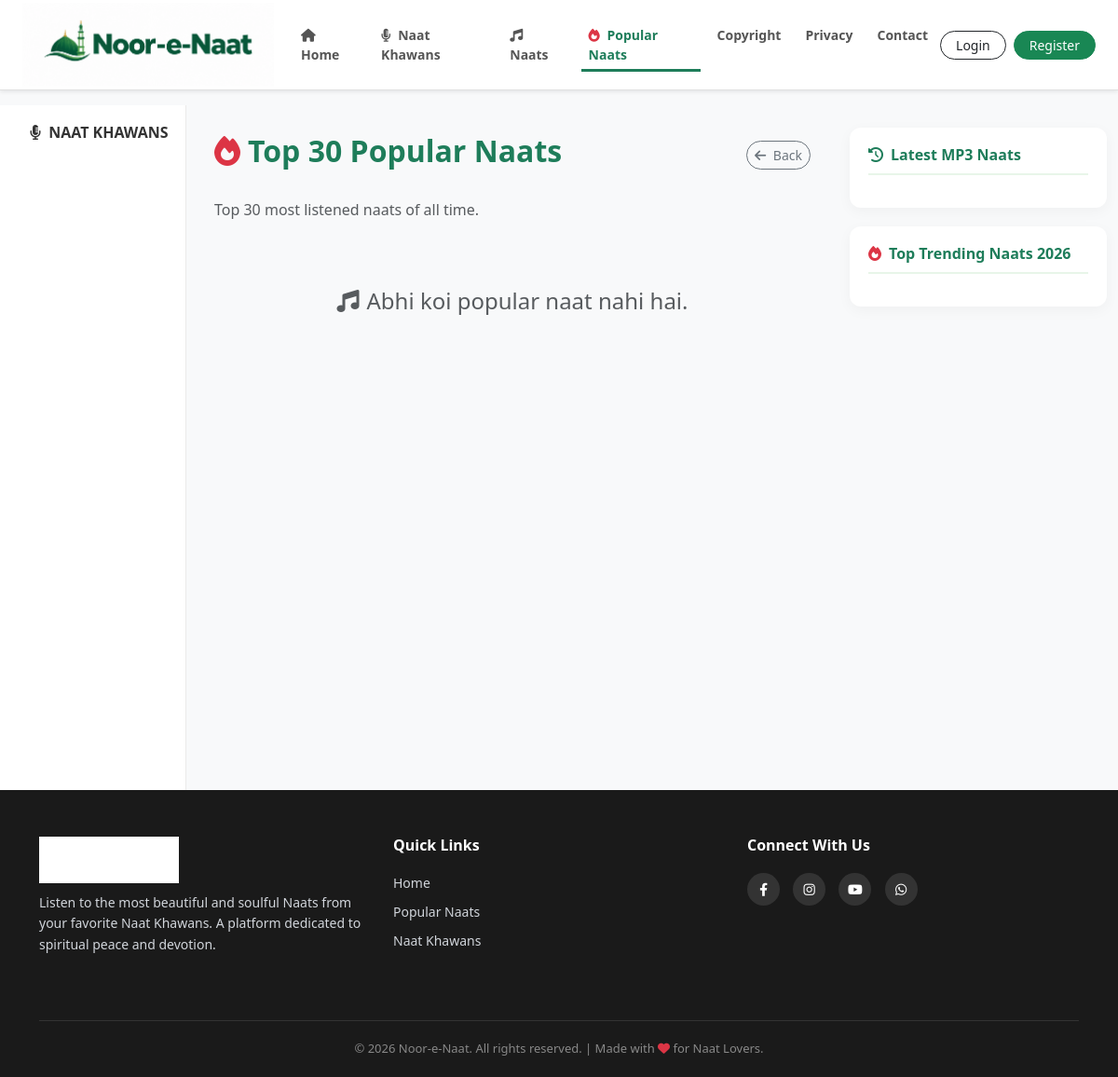
The page /popular/ on the database as committed earlier.
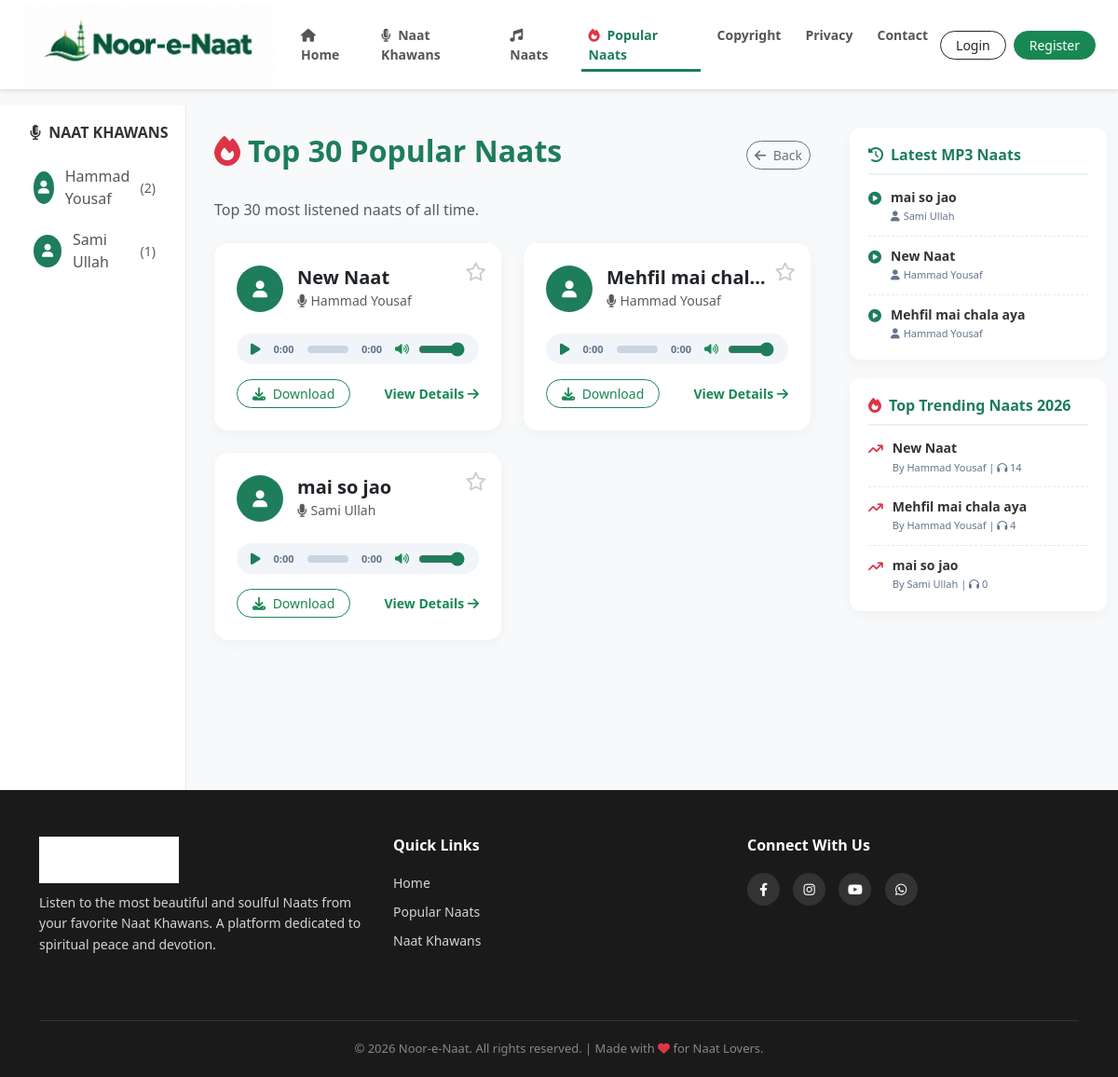
The same page on the database as committed later.
### naat_app/models.py (models this page shows, shortened)
class NaatKhawan(models.Model):
    name = models.CharField(max_length=200)
    image = models.ImageField(upload_to='naat_khawan/', blank=True, null=True)

class Naat(models.Model):
    title = models.CharField(max_length=200)
    naat_khawan = models.ForeignKey(NaatKhawan, on_delete=models.CASCADE, related_name='naats')
    audio_file = models.FileField(upload_to='naats/')
    uploaded_at = models.DateTimeField(auto_now_add=True)
    is_live = models.BooleanField(default=True)
    is_popular = models.BooleanField(default=False)
    views = models.IntegerField(default=0, help_text="Kitni dafa suni gayi")

### naat_app/views.py (the view)
# urls.py: path('popular/', views.popular_naats, name='popular_naats'),
def popular_naats(request):
    khawans = NaatKhawan.objects.all()
    naats = Naat.objects.filter(is_live=True).order_by('-views')[:30]
    latest_naats = Naat.objects.filter(is_live=True).order_by('-uploaded_at')[:10]
    trending_naats = Naat.objects.filter(is_live=True).order_by('-views')[:10]
    for k in khawans:
        k.naat_count = Naat.objects.filter(naat_khawan=k, is_live=True).count()
    if request.user.is_authenticated:
        user_favs = Favorite.objects.filter(user=request.user).values_list('naat_id', flat=True)
        for naat in naats:
            naat.is_fav = naat.id in user_favs
    else:
        for naat in naats:
            naat.is_fav = False
    context = {
        'naats': naats, 'khawans': khawans, 'latest_naats': latest_naats,
        'trending_naats': trending_naats, 'page_title': "Top 30 Popular Naats",
        'page_subtitle': "Most listened naats of all time."
    }
    return render(request, 'popular.html', context)

### naat_app/templates/popular.html (shortened to what the changed rows need)
{% extends 'base.html' %}
{% block content %}
<div class="container-fluid mt-3">
    <div class="row">
        <div class="col-md-3 col-lg-2 sidebar d-none d-md-block">
            <h5><i class="fa-solid fa-microphone-lines me-1"></i> Naat Khawans</h5>
            {% for khawan in khawans %}
                <a href="{% url 'khawan_profile' khawan.id %}" class="khawan-link">
                    {% if khawan.image %}<img src="{{ khawan.image.url }}" class="artist-img-sidebar" alt="{{ khawan.name }}">{% else %}<div class="artist-placeholder-sidebar"><i class="fa-solid fa-user"></i></div>{% endif %}
                    {{ khawan.name }} <span class="ms-1 text-muted small">({{ khawan.naat_count }})</span>
                </a>
            {% endfor %}
        </div>
        <div class="col-12 col-md-6 col-lg-7 main-content">
            <div class="d-flex justify-content-between align-items-center mb-4">
                <h2 class="fw-bold" style="color: #1e7d5a;"><i class="fa-solid fa-fire text-danger me-2"></i>Top 30 Popular Naats</h2>
            </div>
            <div class="row">
                {% for naat in naats %}
                <div class="col-12 col-xl-6 mb-4">
                    <div class="card naat-card p-3 p-md-4 h-100 position-relative">
                        <div class="position-absolute top-0 end-0 m-3">
                            {% if user.is_authenticated %}
                                <a href="{% url 'toggle_favorite' naat.id %}" class="fav-btn {% if naat.is_fav %}active{% endif %}" title="Add to Favorites">
                                    <i class="{% if naat.is_fav %}fa-solid{% else %}fa-regular{% endif %} fa-star"></i>
                                </a>
                            {% else %}
                                <a href="{% url 'login' %}" class="fav-btn" title="Login to Favorite">
                                    <i class="fa-regular fa-star"></i>
                                </a>
                            {% endif %}
                        </div>
                        <div class="d-flex align-items-center mb-2">
                            {% if naat.naat_khawan.image %}
                                <img src="{{ naat.naat_khawan.image.url }}" class="artist-img-card" alt="{{ naat.naat_khawan.name }}">
                            {% else %}
                                <div class="artist-placeholder-card"><i class="fa-solid fa-user"></i></div>
                            {% endif %}
                            <div>
                                <a href="{% url 'naat_detail' naat.id %}" class="text-decoration-none">
                                    <h5 class="fw-bold mb-0 text-truncate text-dark" style="max-width: 180px;">{{ naat.title }}</h5>
                                </a>
                                <small class="text-muted"><i class="fa-solid fa-microphone me-1"></i>{{ naat.naat_khawan.name }}</small>
                            </div>
                        </div>
                        <div class="custom-player" id="player-{{ naat.id }}">
                            <button class="cp-btn" onclick="toggleCustomPlay({{ naat.id }})">
                                <i class="fa-solid fa-play" id="play-icon-{{ naat.id }}"></i>
                            </button>
                            <span class="cp-time" id="current-time-{{ naat.id }}">0:00</span>
                            <div class="cp-progress-container" onclick="seekCustom(event, {{ naat.id }})">
                            </div>
                            <span class="cp-time" id="duration-{{ naat.id }}">0:00</span>
                            <i class="fa-solid fa-volume-high text-success" style="font-size: 12px;"></i>
                            <input type="range" class="cp-volume" min="0" max="1" step="0.1" value="1" oninput="changeCustomVolume({{ naat.id }}, this.value)">
                        </div>
                        <div class="d-flex justify-content-between align-items-center mt-3">
                            <a href="{% url 'download_naat' naat.id %}" class="btn btn-sm btn-outline-success rounded-pill px-3">
                                <i class="fa-solid fa-download me-1"></i> Download
                            </a>
                            <a href="{% url 'naat_detail' naat.id %}" class="text-success small text-decoration-none fw-bold">
                                View Details <i class="fa-solid fa-arrow-right"></i>
                            </a>
                        </div>
                    </div>
                </div>
                {% empty %}
                <div class="col-12 text-center py-5">
                    <h4 class="text-muted"><i class="fa-solid fa-music me-2"></i>Abhi koi popular naat nahi hai.</h4>
                </div>
                {% endfor %}
            </div>
        </div>
        <div class="col-md-3 col-lg-3 d-none d-md-block mt-4">
            <div class="right-widget">
                {% for l_naat in latest_naats %}
                <div class="widget-item">
                    <i class="fa-solid fa-circle-play widget-icon"></i>
                    <div class="widget-text">
                        <a href="{% url 'naat_detail' l_naat.id %}">{{ l_naat.title }}</a>
                        <small><i class="fa-solid fa-user me-1"></i>{{ l_naat.naat_khawan.name }}</small>
                    </div>
                </div>
                {% endfor %}
            </div>
            <div class="right-widget">
                {% for t_naat in trending_naats %}
                <div class="widget-item">
                    <i class="fa-solid fa-arrow-trend-up text-danger widget-icon"></i>
                    <div class="widget-text">
                        <a href="{% url 'naat_detail' t_naat.id %}">{{ t_naat.title }}</a>
                        <small>By {{ t_naat.naat_khawan.name }} | <i class="fa-solid fa-headphones"></i> {{ t_naat.views }}</small>
                    </div>
                </div>
                {% endfor %}
            </div>
        </div>
    </div>
</div>
{% endblock %}

Rows that differ between the two databases and show on the page:
added NaatKhawan: name "Hammad Yousaf", naat_count "2"
added NaatKhawan: name "Sami Ullah", naat_count "1"
added Naat: title "New Naat", naat_khawan.name "Hammad Yousaf", views "14"
added Naat: title "Mehfil mai chal…", naat_khawan.name "Hammad Yousaf", id "1", title "Mehfil mai chala aya", views "4"
added Naat: title "mai so jao", naat_khawan.name "Sami Ullah", views "0"
Other text that changed with them:
text no longer shown: "Abhi koi popular naat nahi hai."
